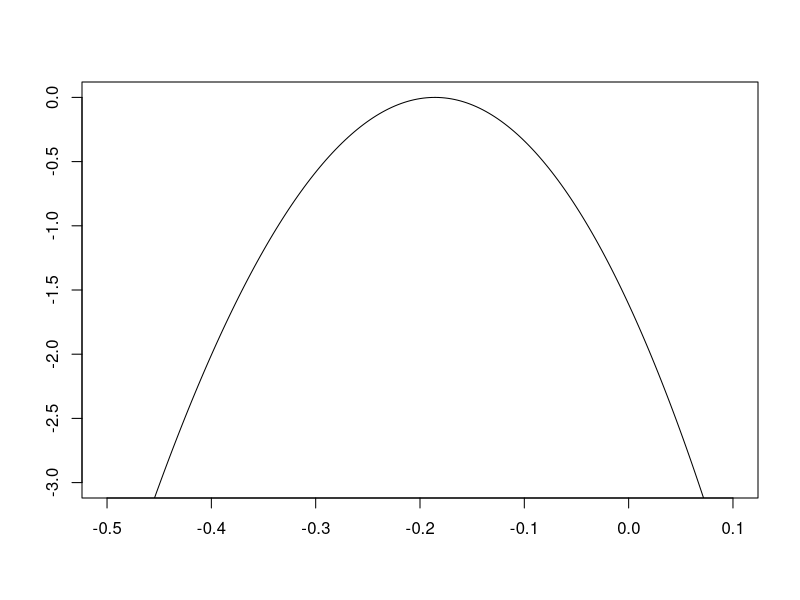

R code for this plot: (Note: this script raises an error after producing the figure.)
rm(list=ls())
library(tidyverse)
library(reshape2)
library(gridExtra)

if (Sys.getenv('USER') == "mortenjohnsen"){
  setwd("/Users/mortenjohnsen/OneDrive - Danmarks Tekniske Universitet/DTU/10. Semester/02424 - Advanced Dataanalysis and Statistical Modellling/02424---Assignments/")
}

dioxin <- read.csv("./dioxin.csv")

tibble(dioxin)

Trans.eq1 <- function(lambda, y = dioxin$DIOX){
  y_lambda <- ((y)^lambda - 1)/lambda#, lambda > 0
  return(y_lambda)
}
lambda_NLL <- function(theta, y = dioxin$DIOX){
  lambda <- theta[1]
  y_lambda <- Trans.eq1(lambda, y)
  mu <- theta[2]#mean(y_lambda)
  sigma <- theta[3]#sd(y_lambda)
  NLL <- -sum(-1/2*log(sigma^2) - (y_lambda-mu)^2 / (2*sigma^2) + (lambda - 1)*log(y))
  return(NLL)
}
theta.hat <- nlminb(start=c(1, 0, 1), objective = lambda_NLL)
lambda.hat <- round(theta.hat$par[1], 3)
mu.hat <- round(theta.hat$par[2], 3)
sd.hat <- round(theta.hat$par[3], 3)

#See if the boxcox transformation is significantly different from the log-transformation
pf_lambda <- function(lambda, y = dioxin$DIOX){
  n <- length(y)
  y_lambda <- Trans.eq1(lambda)
  sd <- sd(y_lambda)
  ll <- -n/2 * log(sd^2) - n/2 + (lambda - 1)* sum(log(y))
  return(-ll)
}
lambda_interval <- seq(-.5,0.1,0.003)
pf_curve <- -sapply(lambda_interval, FUN = pf_lambda)-max(-sapply(lambda_interval, FUN = pf_lambda))
plot(lambda_interval
     ,pf_curve, type = "l", main = TeX("Profile Likelihood for \\lambda")
     ,ylim = c(-3,0))
grid()
abline(v = lambda.hat, lty = 2)
alpha <- 0.05
c <- -0.5 * qchisq(1-alpha, df = 1)
abline(h = c, col = "red")

#95% profilelikelihood CI for lambda include 0 and thus a log-transformation is sufficient and to be preferred over the boxcox.
#wald CI for confirmation:
sd_reg <- sqrt(diag(solve(hessian(func = lambda_NLL, x = theta.hat$par))))
lambda.hat + qt(c(alpha/2, 1-alpha/2), df = length(dioxin$DIOX) - 1) * sd_reg[1]


dioxin$DIOX_boxcox <- Trans.eq1(lambda.hat, dioxin$DIOX)
hist(dioxin$DIOX_boxcox, breaks = 5)

dioxin %>%
  mutate(logDiox = log(DIOX)) %>%
  select(-PLANT, -LAB, -OXYGEN, -LOAD, -PRSEK, -OBSERV) %>%
  melt() %>%
  ggplot()+
  geom_histogram(aes(x = value), bins = 10)+
  facet_wrap(~variable, scales = "free")

#Block effects: PLANT (3 plants, RENO_N, RENO_S and KARA), TIME (For RENO_N the experiment
#was repeated at a later time point, 2, as well.), LAB (Two labs. One in DK and one in USE)
#considerable measurement noise is expected.

#Active variables: 
#   "Theoretical": OXYGEN, LOAD, PRSEK. 
#   "Measured": O2 (O2COR), NEFFEKT, QRAT

#### 2) ####
fit <- lm(DIOX_boxcox ~ PLANT + TIME + LAB + OXYGEN + LOAD + PRSEK, data = dioxin)
summary(fit)

#### 3) ####
fit2 <- lm(DIOX_boxcox ~ PLANT + TIME + LAB + O2 + NEFFEKT + QRAT, data = dioxin)
summary(fit2)
